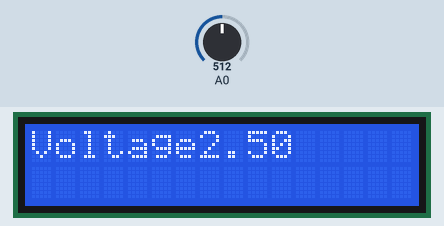
Simulated run of this sketch. Board: Arduino Uno, built with avr-gcc and run on an emulated ATmega328P. On the bench: 16×2 character LCD. The inputs (shaded band) are chosen by the test bench; at power-on: A0 = 512.

Above: at 1.2 s.
1.3 s: A0 set to 716
At 2.2 s:
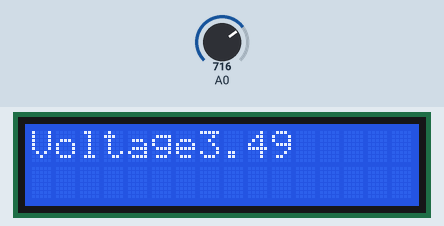
2.8 s: A0 set to 900
At 3.4 s:
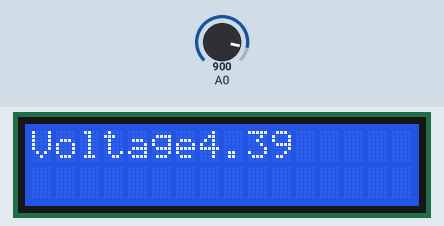
4.3 s: A0 set to 1023
At 5.7 s:
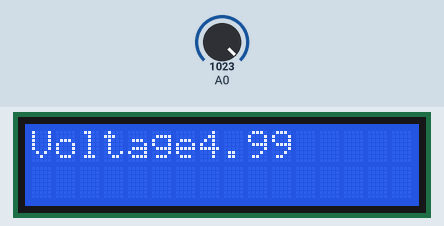
Timing chart, 0 to 7.3 s (numbered marks = the images above; inputs shaded):
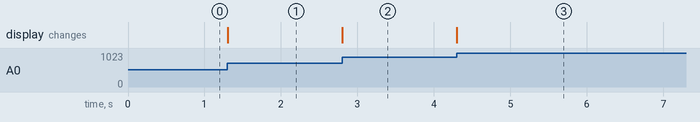

Measured:
- after the input at 1.3 s, the display: changes at once (image 1)
- after the input at 2.8 s, the display: changes at once (image 2)
- after the input at 4.3 s, the display: changes at once (image 3)

The sketch:

Mylcd.ino
```cpp
#include <LiquidCrystal.h>

LiquidCrystal mylcd(4,5,6,7,8,9);    //(RS,En,D4,D5,D6,D7)

void setup() {

  mylcd.begin(16,2);

}

void loop()
{

  int dout= analogRead(A0);
  float volt = dout*0.00488;

 mylcd.setCursor(0,0);
 mylcd.print("Voltage");
 mylcd.print(volt);


}
```
